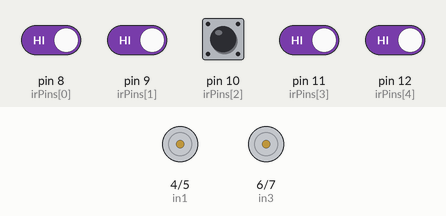
This sketch was run on a simulated Arduino Uno, built with avr-gcc and run on an emulated ATmega328P. Shown: motor-driver pin pairs drawn as motors (green arrow = first pin HIGH = forward, orange = second pin HIGH = backward, longer = more drive). The test bench sets the inputs (shaded band); at power-on: pin 8 (irPins[0]), pin 9 (irPins[1]), pin 10 (irPins[2]), pin 11 (irPins[3]), pin 12 (irPins[4]) HIGH.

Above: at 2.2 s.
2.3 s: pin 8 (irPins[0]) driven LOW
5.3 s: pin 10 (irPins[2]) pulsed LOW 5 times (0.12 s each, 0.3 s apart)
At 6.77 s:
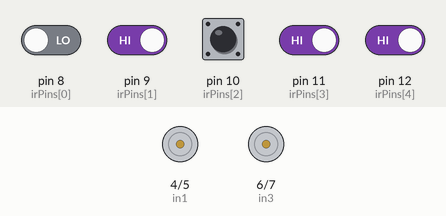
8.4 s: pin 8 (irPins[0]) driven HIGH
Timing chart, 0 to 17.4 s (numbered marks = the images above; inputs shaded):
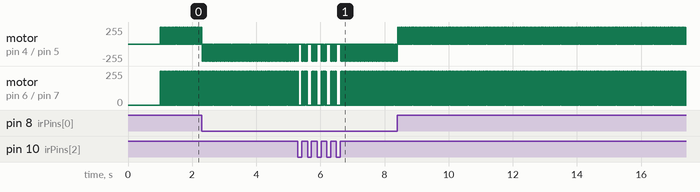

Measured:
- by itself, motor on pin 4 (in1) / pin 5 (in2), motor on pin 6 (in3) / pin 7 (in4): alternates forward 255/255 for 0.01 s and stopped for 0.02 s

The sketch:

line-tracing.ino
```cpp
const int irPins[5] = {8,9,10,11,12};
int irDigital[5] = {0,0,0,0,0};
int irSensors = B00000;

//Motor control pins
const int in1 = 4;
const int in2 = 5;
const int in3 = 6;
const int in4 = 7;

int state = 0; //0 for stop, 1 for forward, 2 for slow left, 3 for slow right, 4 for fast left, 5 for fast right

void setup() {
  // put your setup code here, to run once:
  Serial.begin(9600);
  //setting up motor pins
  pinMode(in1, OUTPUT);
  pinMode(in2, OUTPUT);
  pinMode(in3, OUTPUT);
  pinMode(in4, OUTPUT);

  //setting up ir sensor pins
  for (int i = 0; i<=4; i++){
    pinMode(irPins[i], INPUT);
  }

  delay(1000);
  forward();
  delay(10);

}

void loop() {
  // put your main code here, to run repeatedly:
  ir_detect();
  react();
  //to prevent overshooting
  delay(10);
  pause();
  delay(15);
}

void ir_detect(){
  //update int irSensors
  for (byte count = 0; count < 5; count++){
    bitWrite(irSensors, count, !digitalRead(irPins[count]));
  }
  //check state
  if (irSensors==B11111 or irSensors==B01110 or irSensors==B11110 or irSensors==B01111) {state = 0;}
  else if (irSensors==B00000 or irSensors==B00100) {state = 1;}
  else if (irSensors==B01000 or irSensors==B01100) {state = 3;}
  else if (irSensors==B00010 or irSensors==B00110) {state = 2;}
  else if (irSensors==B11100 or irSensors==B11000 or irSensors==B10000) {state = 5;}
  else if (irSensors==B00111 or irSensors==B00011 or irSensors==B00001) {state = 4;}
  else {state = 6;}
}

void react(){
  switch(state){

    case 0:
    pause();
    break;

    case 6:
    pause();
    break;

    case 1:
    forward();
    break;

    case 2:
    slow_left();
    break;

    case 3:
    slow_right();
    break;

    case 4:
    fast_left();
    break;

    case 5:
    fast_right();
    break;
  }
}

//defining functions of different motions
void forward(){
  digitalWrite(in1,HIGH);
  digitalWrite(in2,LOW);
  digitalWrite(in3,HIGH);
  digitalWrite(in4,LOW);
}

void backward(){
  digitalWrite(in1,LOW);
  digitalWrite(in2,HIGH);
  digitalWrite(in3,LOW);
  digitalWrite(in4,HIGH);
}

void slow_left(){
  digitalWrite(in1,LOW);
  digitalWrite(in2,LOW);
  digitalWrite(in3,HIGH);
  digitalWrite(in4,LOW);
}

void slow_right(){
  digitalWrite(in1,HIGH);
  digitalWrite(in2,LOW);
  digitalWrite(in3,LOW);
  digitalWrite(in4,LOW);
}

void fast_left(){
  digitalWrite(in1,LOW);
  digitalWrite(in2,HIGH);
  digitalWrite(in3,HIGH);
  digitalWrite(in4,LOW);
}

void fast_right(){
  digitalWrite(in1,HIGH);
  digitalWrite(in2,LOW);
  digitalWrite(in3,LOW);
  digitalWrite(in4,HIGH);
}

void pause(){
  digitalWrite(in1,LOW);
  digitalWrite(in2,LOW);
  digitalWrite(in3,LOW);
  digitalWrite(in4,LOW);
}
```
